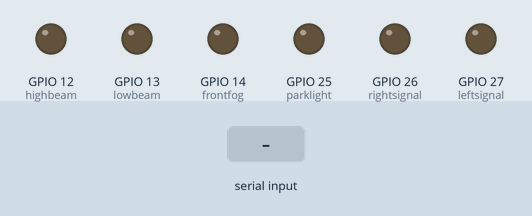
This sketch was run on a simulated ESP32. On the bench: output pins drawn as LEDs (lit = HIGH). Inputs (shaded band) come from the test bench.

Above: at 1.2 s.
1.3 s: "hbh" received over Serial
At 2.5 s:
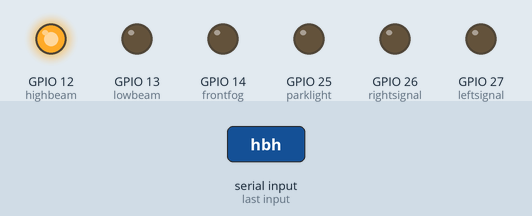
2.8 s: "lbh" received over Serial
At 3.8 s:
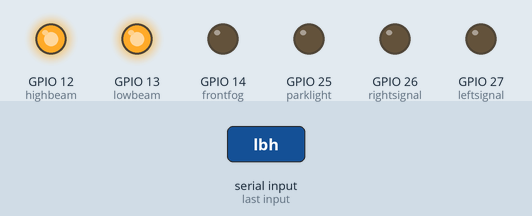
4.3 s: "hbl" received over Serial
At 4.9 s:
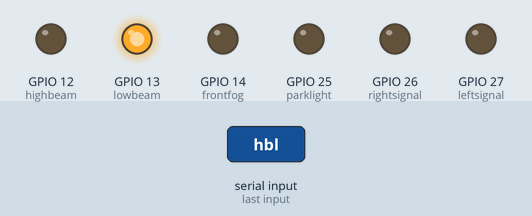
5.8 s: "ffh" received over Serial
At 7.0 s:
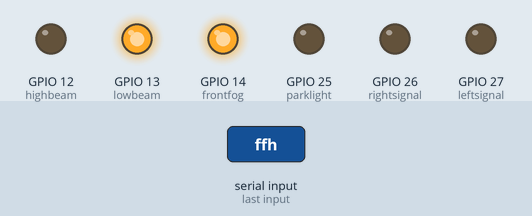
7.3 s: "lbl" received over Serial
At 8.4 s:
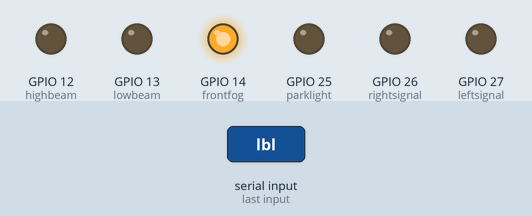
8.8 s: "lsh" received over Serial
At 9.5 s:
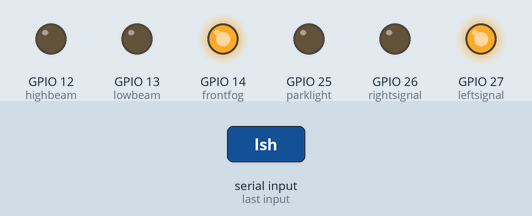
Timing chart, 0 to 11.3 s (numbered marks = the images above; inputs shaded):
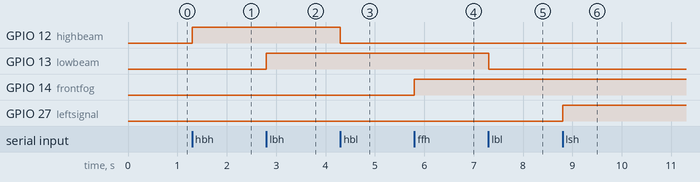

Measured:
- after the input at 1.3 s, GPIO 12 (highbeam): LOW → HIGH at once
- after the input at 2.8 s, GPIO 13 (lowbeam): LOW → HIGH at once
- after the input at 4.3 s, GPIO 12 (highbeam): HIGH → LOW at once
- after the input at 5.8 s, GPIO 14 (frontfog): LOW → HIGH at once
- after the input at 7.3 s, GPIO 13 (lowbeam): HIGH → LOW at once
- after the input at 8.8 s, GPIO 27 (leftsignal): LOW → HIGH at once

The sketch:

carstub.ino
```cpp
#include <Arduino.h>

const byte highbeam = 12;
const byte lowbeam = 13;
const byte frontfog = 14;
const byte leftsignal = 27;
const byte rightsignal = 26;
const byte parklight = 25;

void setup()
{
  Serial.begin(115200);

  pinMode(highbeam, OUTPUT);
  pinMode(lowbeam, OUTPUT);
  pinMode(frontfog, OUTPUT);

  pinMode(leftsignal, OUTPUT);
  pinMode(rightsignal, OUTPUT);

  pinMode(parklight, OUTPUT);
}

void loop()
{
  if (Serial.available() >= 3)
  {
    char *buf = new char[4];
    buf[3] = '\0';
    Serial.readBytes(buf, 3);
    String command = String(buf);
    if (command == "hbh") // set high beam high
    {
      digitalWrite(highbeam, HIGH);
    }
    else if (command == "hbl")
    {
      digitalWrite(highbeam, LOW);
    }
    else if (command == "lbh")
    {
      digitalWrite(lowbeam, HIGH); // green
    }
    else if (command == "lbl") // low beam
    {
      digitalWrite(lowbeam, LOW);
    }
    else if (command == "ffh") // front fog
    {
      digitalWrite(frontfog, HIGH); // blue
    }
    else if (command == "ffl")
    {
      digitalWrite(frontfog, LOW);
    }
    else if (command == "lsh") // left signal
    {
      digitalWrite(leftsignal, HIGH);
    }
    else if (command == "lsl")
    {
      digitalWrite(leftsignal, LOW);
    }
    else if (command == "rsh") // right signal
    {
      digitalWrite(rightsignal, HIGH);
    }
    else if (command == "rsl")
    {
      digitalWrite(rightsignal, LOW);
    }
    else if (command == "plh") // parking light
    {
      digitalWrite(parklight, HIGH);
    }
    else if (command == "pll")
    {
      digitalWrite(parklight, LOW);
    }
  }
}
```
